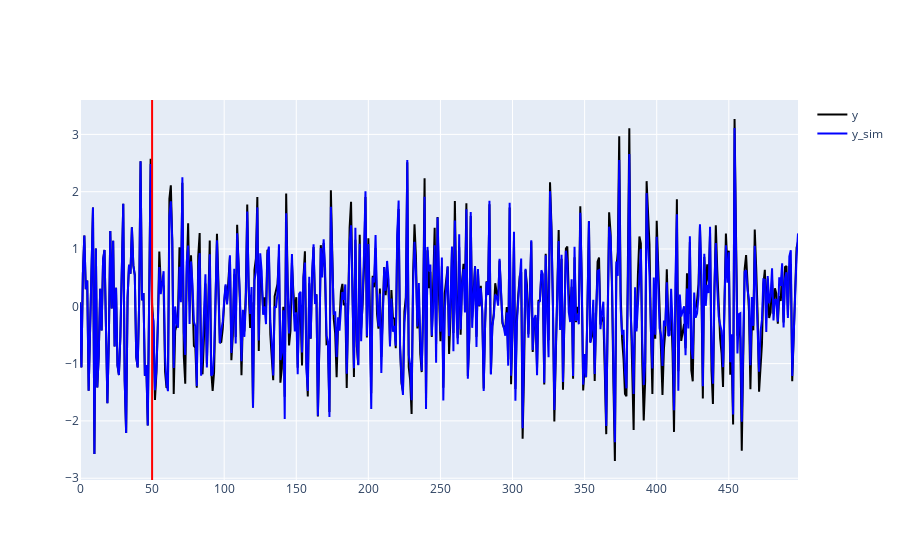

Notebook source saved alongside this figure:
### Code cell
instance = 30
fig = go.Figure()
fig.add_trace(go.Scatter(y=batch_y_target[instance].squeeze(), name="y", line_color="black"))
fig.add_trace(go.Scatter(y=batch_y_sim[instance].squeeze(), name="y_sim", line_color="blue"))
#fig.add_trace(go.Scatter(y=batch_y_pred[instance].squeeze(), name="y_pred", line_color="magenta"))
fig.add_vline(x=sim_start, line_color="red", name="sim_start")
#import matplotlib.pyplot as plt
#plt.plot(batch_y[1], 'k', label="True")
#plt.plot(batch_y_pred[0], 'b', label="Pred")
#plt.plot(batch_y_pred_rt[0], 'm', label="Pred")
#plt.plot(batch_y_sim[1], 'b', label="Sim")

### Figure 1 — Plotly figure (JSON) as saved in the notebook; plotly's stock layout.template omitted (floating-point values rounded to 4 significant figures; data arrays with more than 128 entries replaced by an {"elided": "..."} marker saying what was removed)
{"data": [{"line": {"color": "black"}, "name": "y", "type": "scatter", "y": {"elided": "499 float values"}}, {"line": {"color": "blue"}, "name": "y_sim", "type": "scatter", "y": {"elided": "499 float values"}}], "layout": {"shapes": [{"line": {"color": "red"}, "name": "sim_start", "type": "line", "x0": 50, "x1": 50, "xref": "x", "y0": 0, "y1": 1, "yref": "y domain"}]}}
